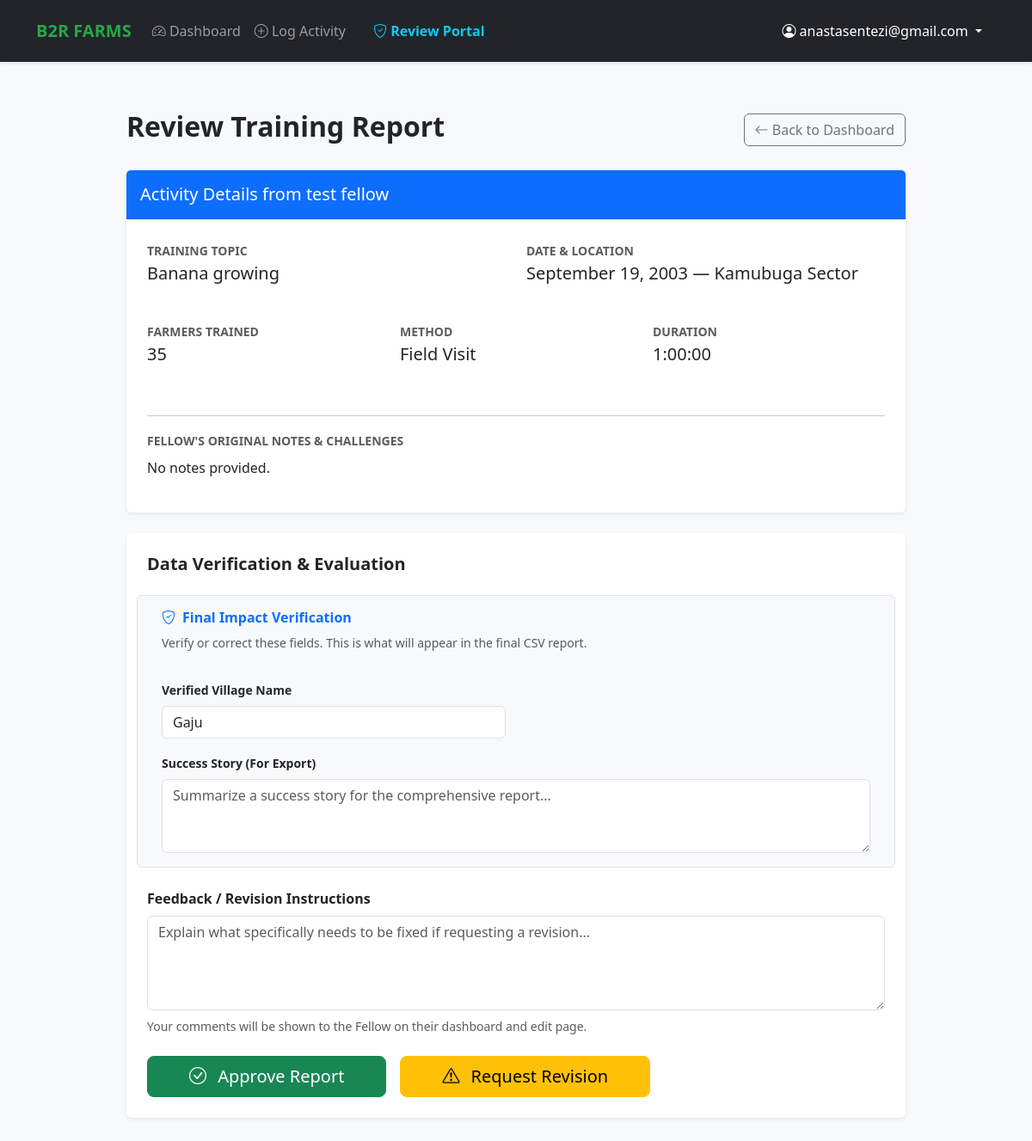
Before: /activities/review/13/ (signed in) with the older database file.
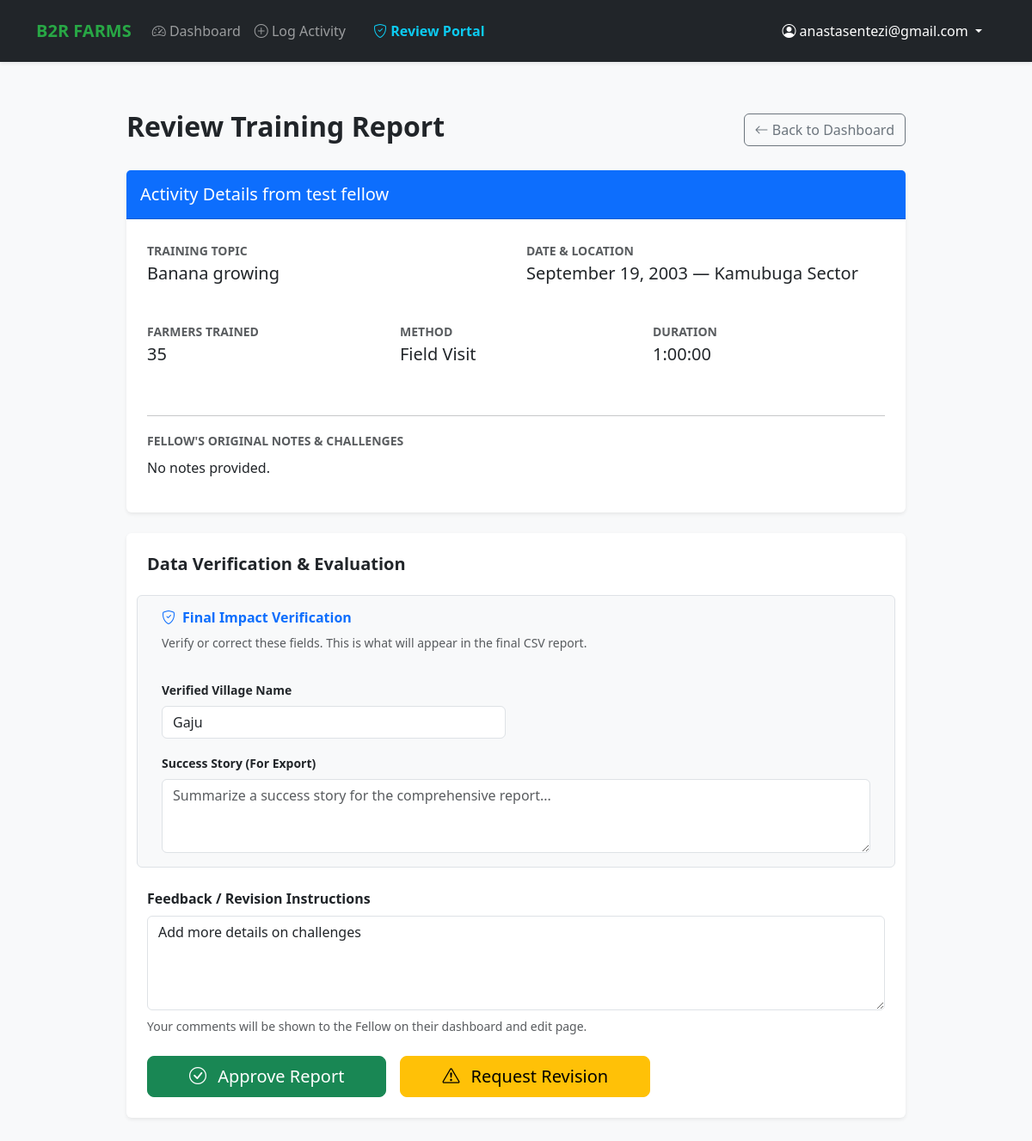
After: the same page with the newer database file.
### activities/models.py (models this page shows, shortened)
class TrainingActivity(models.Model):
    class Status(models.TextChoices):
        PENDING = 'PENDING', 'Pending Review'
        APPROVED = 'APPROVED', 'Approved'
        REVISION = 'REVISION', 'Needs Revision'
    fellow = models.ForeignKey(
        Fellow,
        on_delete=models.CASCADE,
        related_name='activities'
    )
    date = models.DateField(validators=[validate_not_future])
    sector = models.ForeignKey(
        Sector,
        on_delete=models.PROTECT,
        related_name='training_activities'
    )
    village_name = models.CharField(max_length=100)
    verified_village = models.CharField(
        max_length=100,
        blank=True,
        null=True,
        help_text="Standardized village name confirmed by Mentor upon approval."
    )
    number_of_farmers_trained = models.PositiveIntegerField(
        validators=[MinValueValidator(1, message="You must train at least one farmer.")]
    )
    training_topic = models.CharField(
        max_length=255,
        help_text="e.g., Mulching, Crop Rotation, Soil Conservation"
    )
    METHOD_CHOICES = [
        ('demonstration', 'Demonstration'),
        ('field_visit', 'Field Visit'),
        ('group_session', 'Group Session'),
        ('workshop', 'Workshop'),
    ]
    training_method = models.CharField(
        max_length=50,
        choices=METHOD_CHOICES
    )
    duration = models.DurationField(
        help_text="Format: HH:MM:SS (e.g., 02:30:00 for 2 hours and 30 mins)",
        default=timedelta(hours=1)
    )
    challenges_notes = models.TextField(blank=True, null=True)
    success_stories = models.TextField(blank=True, null=True)
    photos = models.ImageField(upload_to='training_photos/', blank=True, null=True)
    status = models.CharField(
        max_length=20,
        choices=Status.choices,
        default=Status.PENDING,
        help_text="The current approval status of this report."
    )
    approved_by = models.ForeignKey(
        settings.AUTH_USER_MODEL,
        on_delete=models.SET_NULL,
        null=True,
        blank=True,
        related_name='approved_activities'
    )
    is_resubmitted = models.BooleanField(default=False)
    mentor_comments = models.TextField(
        blank=True,
        null=True,
        help_text="Feedback provided by the assigned Mentor."
    )
    created_at = models.DateTimeField(auto_now_add=True)
    updated_at = models.DateTimeField(auto_now=True)
    class Meta:
        ordering = ['-date', 'sector__name']
        verbose_name_plural = "Training Activities"

### fellows/models.py (models this page shows, shortened)
class Fellow(models.Model):
    class Status(models.TextChoices):
        ACTIVE = 'ACTIVE', 'Active'
        INACTIVE = 'INACTIVE', 'Inactive'
        COMPLETED = 'COMPLETED', 'Completed'
        ON_LEAVE = 'ON_LEAVE', 'On Leave'
    user = models.OneToOneField(
        User,
        on_delete=models.CASCADE,
        related_name='fellow_profile'
    )
    university = models.CharField(max_length=100)
    degree_field = models.CharField(max_length=100)
    graduation_year = models.IntegerField()
    assigned_sector = models.ForeignKey(
        Sector,
        on_delete=models.SET_NULL,
        null=True,
        related_name='fellows'
    )
    mentor = models.ForeignKey(
        'mentors.Mentor',
        on_delete=models.SET_NULL,
        null=True,
        blank=True, # Allows saving a fellow before a mentor is assigned
        related_name='fellows',
        help_text="The professional mentor supervising this fellow."
    )
    fellowship_start_date = models.DateField()
    fellowship_end_date = models.DateField(null=True, blank=True)
    status = models.CharField(
        max_length=10,
        choices=Status.choices,
        default=Status.ACTIVE
    )
    training_completed = models.BooleanField(default=False)
    class Meta:
        ordering = ['user__last_name', 'user__first_name']
        verbose_name = "Fellow"
        verbose_name_plural = "Fellows"

### locations/models.py (models this page shows, shortened)
class Sector(models.Model):
    district = models.ForeignKey(
        District,
        on_delete=models.CASCADE,
        related_name='sectors'
    )
    name = models.CharField(max_length=100)
    code = models.CharField(max_length=10, blank=True, null=True)
    class Meta:
        unique_together = ('name', 'district')
        ordering = ['district__province__name', 'district__name', 'name']

### activities/views.py (the view, shortened to what this page needs)
# urls.py: path('review/<int:pk>/', views.review_report_view, name='review_report'),
@login_required
@user_passes_test(is_mentor)
def review_report_view(request, pk):
    activity = get_object_or_404(TrainingActivity, pk=pk)
    return render(request, 'activities/review_report.html', {'report': activity})

### activities/views.py (called while the page is built)
def is_mentor(user):
    if not user.is_authenticated:
        return False
    if user.is_staff or user.is_superuser:
        return True
    if hasattr(user, 'mentor'):
        return True
    if hasattr(user, 'userprofile') and user.userprofile.role in ['ADMIN', 'COORDINATOR']:
        return True
    return False

### activities/templates/activities/review_report.html (shortened to what the changed rows need)
{% extends 'base.html' %}
{% block content %}
<div class="container py-4">
    <div class="row justify-content-center">
        <div class="col-lg-10">
            <div class="d-flex justify-content-between align-items-center mb-4">
                <h2 class="fw-bold">Review Training Report</h2>
            </div>
            <div class="card shadow-sm border-0 mb-4">
                <div class="card-header bg-primary text-white py-3">
                    <h5 class="mb-0">Activity Details from {{ report.fellow.user.get_full_name }}</h5>
                </div>
                <div class="card-body p-4">
                    <div class="row g-4">
                        <div class="col-md-6">
                            <label class="text-muted small text-uppercase fw-bold">Training Topic</label>
                            <p class="fs-5">{{ report.training_topic }}</p>
                        </div>
                        <div class="col-md-6">
                            <label class="text-muted small text-uppercase fw-bold">Date & Location</label>
                            <p class="fs-5">{{ report.date|date:"F d, Y" }} — {{ report.sector.name }} Sector</p>
                        </div>
                        <div class="col-md-4">
                            <label class="text-muted small text-uppercase fw-bold">Farmers Trained</label>
                            <p class="fs-5">{{ report.number_of_farmers_trained }}</p>
                        </div>
                        <div class="col-md-4">
                            <label class="text-muted small text-uppercase fw-bold">Method</label>
                            <p class="fs-5">{{ report.get_training_method_display }}</p>
                        </div>
                        <div class="col-md-4">
                            <label class="text-muted small text-uppercase fw-bold">Duration</label>
                            <p class="fs-5">{{ report.duration }}</p>
                        </div>
                        <div class="col-12">
                            <hr>
                            <label class="text-muted small text-uppercase fw-bold">Fellow's Original Notes & Challenges</label>
                            <p class="mt-2 text-dark">{{ report.challenges_notes|default:"No notes provided." }}</p>
                        </div>
                    </div>
                </div>
            </div>
            <div class="card shadow-sm border-0">
                <div class="card-body p-4">
                    <form method="POST">
                        <div class="row mb-4 p-3 bg-light rounded border">
                            <div class="col-md-6 mb-3">
                                <label for="verified_village" class="form-label fw-bold small">Verified Village Name</label>
                                <input type="text" name="verified_village" id="verified_village" class="form-control"
                                       value="{{ report.verified_village|default:report.village_name }}"
                                       placeholder="Correct village name typos here...">
                            </div>
                        </div>
                        <div class="mb-4">
                            <label for="mentor_comments" class="form-label fw-bold">Feedback / Revision Instructions</label>
                            <textarea
                                name="mentor_comments"
                                id="mentor_comments"
                                class="form-control"
                                rows="4"
                                placeholder="Explain what specifically needs to be fixed if requesting a revision..."
                            >{{ report.mentor_comments|default:'' }}</textarea>
                            <div class="form-text mt-2">
                                Your comments will be shown to the Fellow on their dashboard and edit page.
                            </div>
                        </div>
                    </form>
                </div>
            </div>
        </div>
    </div>
</div>
{% endblock %}

Changed rows visible on the page:
changed TrainingActivity "Banana growing": mentor_comments (not shown) → "Add more details on challenges"
